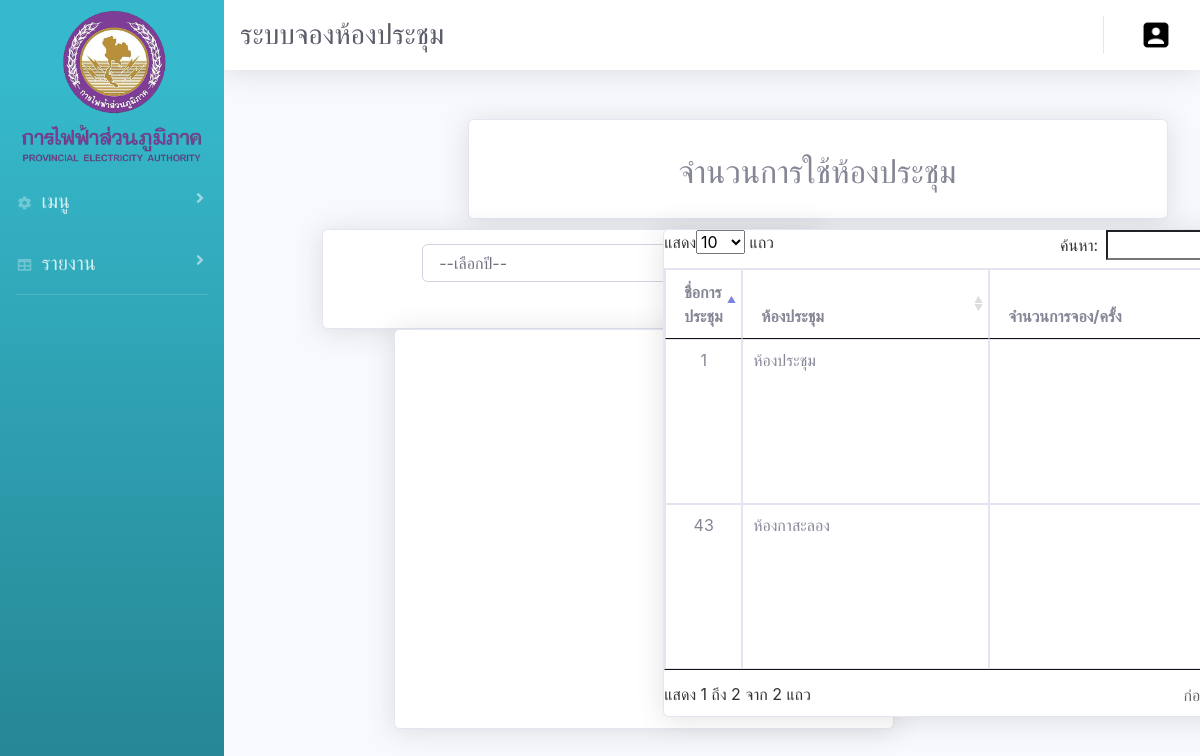
The app's page /display_chart.php, older data.
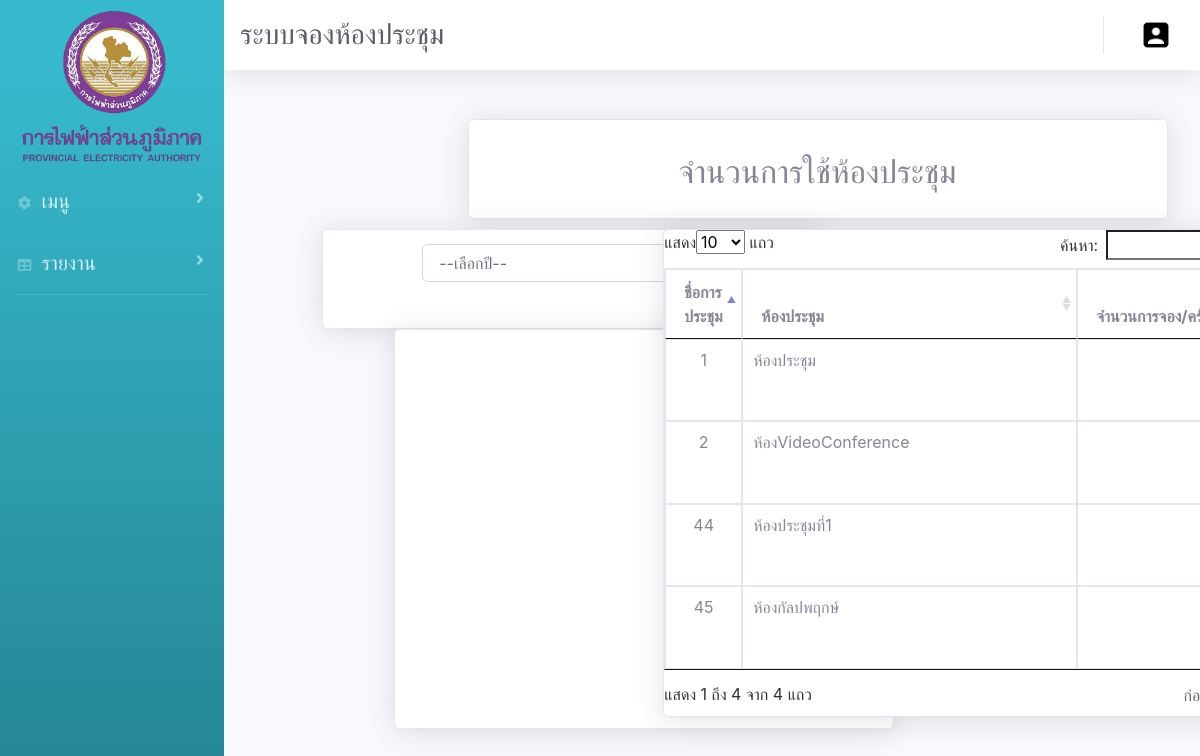
The same page, newer data.
### tables this page shows
CREATE TABLE `event_tb` (
  `id_event` int(11) NOT NULL,
  `room_id` int(11) NOT NULL,
  `name_event` varchar(100) NOT NULL,
  `start` date NOT NULL,
  `end` date NOT NULL,
  `username` varchar(50) NOT NULL,
  `visitor` varchar(255) NOT NULL,
  `status_event` int(11) NOT NULL,
  `time_start` time NOT NULL,
  `time_end` time NOT NULL
);

CREATE TABLE `room_tb` (
  `room_id` int(10) NOT NULL,
  `room_name` varchar(255) NOT NULL,
  `room_owner` varchar(255) NOT NULL,
  `room_owner_th` varchar(255) NOT NULL,
  `room_location` varchar(255) NOT NULL,
  `room_type` varchar(255) NOT NULL,
  `room_size` varchar(255) NOT NULL,
  `room_lcd` varchar(255) NOT NULL,
  `room_status` int(1) NOT NULL,
  `username` varchar(50) NOT NULL
);

### display_chart.php (the view, shortened to what this page needs)
<!DOCTYPE html>
<?php
        require('configDB.php');
         $conn=$DBconnect;
            $query = "SELECT room_tb.room_name,event_tb.room_id,event_tb.id_event,event_tb.name_event,COUNT(*) as number FROM event_tb,room_tb WHERE event_tb.room_id=room_tb.room_id and substr(start,1,4)='2020' GROUP BY room_id";
            $result_event = mysqli_query($conn,$query);
?>
<html lang="en">
<head>
    <link rel='stylesheet' href='https://cdnjs.cloudflare.com/ajax/libs/twitter-bootstrap/4.1.3/css/bootstrap.min.css'>
        <link rel='stylesheet' href='https://cdnjs.cloudflare.com/ajax/libs/font-awesome/5.8.1/css/all.min.css'>
        <link rel='stylesheet' href='https://cdnjs.cloudflare.com/ajax/libs/bootstrap-datetimepicker/4.17.47/css/bootstrap-datetimepicker.min.css'>
        <link href="css/sb-admin-2.min.css" rel="stylesheet">
<link rel="stylesheet" type="text/css" href="datatables.css"/>
</head>
<body>
<div id="wrapper">
<ul class="navbar-nav bg-gradient-info sidebar sidebar-dark accordion fixed-left"   id="accordionSidebar">
    <a class="sidebar-brand d-flex align-items-center justify-content-center" href="#"style="margin-top:50px;" onclick="backindex()">
      <div class="sidebar-brand-icon">
        <i><img src="img/icon.png" style="width:200px;"></i>
      </div>
    </a>
    <li class="nav-item" style="margin-top:50px;">
   <a class="nav-link collapsed" href="#" data-toggle="collapse" data-target="#collapseTwo" aria-expanded="true" aria-controls="collapseTwo">
     <i class="fas fa-fw fa-cog"></i>
     <span class="textsize" style="font-size:20px;">เมนู</span>
   </a>
 </li>
 <li class="nav-item">
   <a class="nav-link collapsed" href="#" data-toggle="collapse" data-target="#collapseUtilities" aria-expanded="true" aria-controls="collapseUtilities">
     <i class="fas fa-fw fa-table"></i>
     <span style="font-size:20px;">รายงาน</span>
   </a>
 </li>
 <hr class="sidebar-divider d-none d-md-block">
</ul>
<div id="content-wrapper" class="d-flex flex-column">
<div id="content">
 <nav class="navbar navbar-expand navbar-light bg-white topbar mb-4 static-top shadow">
 <h1 class="h3 mb-0 text-gray-800">ระบบจองห้องประชุม</h1>
   <ul class="navbar-nav ml-auto">
     <li class="nav-item dropdown no-arrow">
       <a class="nav-link dropdown-toggle" href="#" id="userDropdown" role="button" data-toggle="dropdown" aria-haspopup="true" aria-expanded="false">
         <img class="img-profile rounded-circle material-icons" src="img/account.png">
       </a>
     </li>
   </ul>
 </nav>
<div  class="card shadow" style="width:700px;height:100px;background-color:#ffff;margin-top:5%;margin-left:25%;">
<label for="" style="font-size: 200%;margin-top:4%;margin-left:30%;">จำนวนการใช้ห้องประชุม</label>
</div>
    <div class="card shadow" style="width:500px;margin-left:10%;margin-top:1%;height:100px;">
    <select  style="width:300px;margin-left:20%;margin-top:3%;"  class="form-control" name="select_year" id="select_year" onchange="selectyear()">
                      <option value="--เลือกปี--">--เลือกปี--</option>
                   </select>
                   </div>
    <div style="card shadow">
                <div class="card shadow "  id="piechart" style="width:500px;height:400px;margin-left:170px;"></div>
           </div>
           <div class="card shadow" style="width:700px;margin-left:45%;margin-top:-500px;">
		<table class="table table-bordered" id="myTable" style="background-color:#ffff;width:695px;height:400px;margin-left:-0%;margin-top:-50%;">
  <thead>
    <tr>
      <th>ชื่อการประชุม</th>
      <th>ห้องประชุม</th>
      <th>จำนวนการจอง/ครั้ง</th>
    </tr>
  </thead>
  <tbody id="data_chart">
     <?php
  while($row_datacount = mysqli_fetch_array($result_event)){
    ?>
    <tr>
      <td style="text-align:center;"><?=$row_datacount['room_id'];?></td>
      <td><?=$row_datacount['room_name'];?></td>
      <td style="text-align:right;"><?=$row_datacount['number'];?></td>
    </tr>
    <?php }?>
  </tbody>
</table>
</div>
</body>
</html>

### datatables.css (style rules this page uses)
table.dataTable { width: 100%; margin: 0 auto; clear: both; border-collapse: separate; border-spacing: 0; }
table.dataTable thead th, table.dataTable tfoot th { font-weight: bold; }
table.dataTable thead th, table.dataTable thead td { padding: 10px 18px; border-bottom: 1px solid #111; }
table.dataTable thead .sorting, table.dataTable thead .sorting_asc, table.dataTable thead .sorting_desc, table.dataTable thead .sorting_asc_disabled, table.dataTable thead .sorting_desc_disabled { cursor: pointer; *cursor: hand; background-repeat: no-repeat; background-position: center right; }
table.dataTable thead .sorting { background-image: url("DataTables-1.10.20/images/sort_both.png"); }
table.dataTable thead .sorting_asc { background-image: url("DataTables-1.10.20/images/sort_asc.png"); }
table.dataTable tbody tr { background-color: #ffffff; }
table.dataTable tbody th, table.dataTable tbody td { padding: 8px 10px; }
table.dataTable.no-footer { border-bottom: 1px solid #111; }
table.dataTable, table.dataTable th, table.dataTable td { box-sizing: content-box; }

Row changes from the older to the newer data that the page shows:
removed event_tb: room "43", room.room_name "ห้องกาสะลอง"
added event_tb: room "2", room.room_name "ห้องVideoConference"
added event_tb: room "44", room.room_name "ห้องประชุมที่1"
added event_tb: room "45", room.room_name "ห้องกัลปพฤกษ์"
Text that changed along with them:
text written by a page script: "แสดง แถว ค้นหา: แสดง 1 ถึง 2 จาก 2 แถว ก่อนหน้า" → "แสดง แถว ค้นหา: แสดง 1 ถึง 4 จาก 4 แถว ก่อนหน้า"
